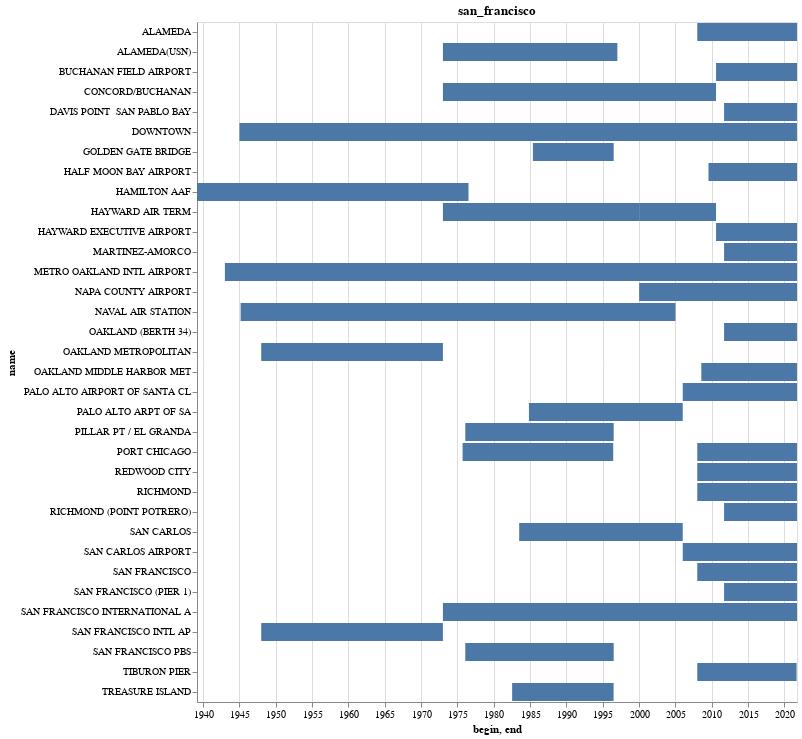

The code cell stored with this chart in its notebook:
### Code cell
name = next(city_names)
subset = gsod.loc[gsod[f'{name}_close'] & gsod['duration_years'].ge(10), raw_cols]
alt.Chart(subset).mark_bar().encode(
    alt.X('begin:T'),
    alt.X2('end:T'),
    alt.Y('name:N')
).properties(
    title=name
).configure_view(
    #continuousHeight=200,
    continuousWidth=600,
)

### Figure 1 — Vega-Lite specification as saved in the notebook (floating-point values rounded to 4 significant figures)
{"config": {"view": {"continuousWidth": 600, "continuousHeight": 300}}, "data": {"name": "data-2027c1ba7bd35130a583d769bd8b87a3"}, "mark": "bar", "encoding": {"x": {"field": "begin", "type": "temporal"}, "x2": {"field": "end"}, "y": {"field": "name", "type": "nominal"}}, "title": "san_francisco", "$schema": "https://vega.github.io/schema/vega-lite/v4.17.0.json", "datasets": {"data-2027c1ba7bd35130a583d769bd8b87a3": [{"usaf": "724935", "wban": 93228, "name": "HAYWARD AIR TERM", "country": "US", "state": "CA", "call": "KHWD", "lat": 37.65, "lon": -122.1, "elev": 14.3, "begin": "2000-01-01T00:00:00", "end": "2010-07-31T00:00:00"}, {"usaf": "724935", "wban": 99999, "name": "HAYWARD AIR TERM", "country": "US", "state": "CA", "call": null, "lat": 37.67, "lon": -122.1, "elev": 14.0, "begin": "1973-01-01T00:00:00", "end": "1999-12-31T00:00:00"}, {"usaf": "724936", "wban": 23254, "name": "CONCORD/BUCHANAN", "country": "US", "state": "CA", "call": "KCCR", "lat": 37.99, "lon": -122.1, "elev": 18.3, "begin": "1973-01-01T00:00:00", "end": "2010-07-31T00:00:00"}, {"usaf": "724947", "wban": 99999, "name": "PILLAR PT / EL GRANDA", "country": "US", "state": "CA", "call": null, "lat": 37.5, "lon": -122.5, "elev": 40.0, "begin": "1976-01-30T00:00:00", "end": "1996-07-01T00:00:00"}, {"usaf": "745039", "wban": 99999, "name": "GOLDEN GATE BRIDGE", "country": "US", "state": "CA", "call": "KGGB", "lat": 37.82, "lon": -122.5, "elev": 81.0, "begin": "1985-05-22T00:00:00", "end": "1996-07-01T00:00:00"}, {"usaf": "724956", "wban": 23211, "name": "HAMILTON AAF", "country": "US", "state": "CA", "call": "KSRF", "lat": 38.07, "lon": -122.5, "elev": 1.0, "begin": "1939-03-01T00:00:00", "end": "1976-07-09T00:00:00"}, {"usaf": "997734", "wban": 99999, "name": "TIBURON PIER", "country": "US", "state": "CA", "call": null, "lat": 37.92, "lon": -122.5, "elev": 3.0, "begin": "2008-01-01T00:00:00", "end": "2021-09-01T00:00:00"}, {"usaf": "745060", "wban": 23239, "name": "ALAMEDA(USN)                 ", "country": "US", "state": "CA", "call": "KNGZ", "lat": 37.73, "lon": -122.3, "elev": 4.0, "begin": "1973-01-01T00:00:00", "end": "1997-01-02T00:00:00"}, {"usaf": "745097", "wban": 99999, "name": "SAN FRANCISCO PBS", "country": "US", "state": "CA", "call": null, "lat": 37.75, "lon": -122.7, "elev": 5.0, "begin": "1976-01-30T00:00:00", "end": "1996-07-01T00:00:00"}, {"usaf": "724943", "wban": 99999, "name": "TREASURE ISLAND", "country": "US", "state": "CA", "call": null, "lat": 37.8, "lon": -122.4, "elev": 8.0, "begin": "1982-07-11T00:00:00", "end": "1996-06-27T00:00:00"}, {"usaf": "724950", "wban": 23250, "name": "CONCORD/BUCHANAN", "country": "US", "state": "CA", "call": "KCCR", "lat": 37.98, "lon": -122.0, "elev": 12.0, "begin": "1976-01-31T00:00:00", "end": "1996-06-30T00:00:00"}, {"usaf": "724958", "wban": 99999, "name": "PORT CHICAGO", "country": "US", "state": "CA", "call": null, "lat": 38.03, "lon": -122.0, "elev": 12.0, "begin": "1975-09-16T00:00:00", "end": "1996-06-07T00:00:00"}, {"usaf": "999999", "wban": 23230, "name": "OAKLAND METROPOLITAN", "country": "US", "state": "CA", "call": "KOAK", "lat": 37.72, "lon": -122.2, "elev": 26.8, "begin": "1948-01-01T00:00:00", "end": "1972-12-31T00:00:00"}, {"usaf": "999999", "wban": 23234, "name": "SAN FRANCISCO INTL AP", "country": "US", "state": "CA", "call": "KSFO", "lat": 37.62, "lon": -122.4, "elev": 5.5, "begin": "1948-01-01T00:00:00", "end": "1972-12-31T00:00:00"}, {"usaf": "999999", "wban": 23239, "name": "NAVAL AIR STATION", "country": "US", "state": "CA", "call": "KNGZ", "lat": 37.78, "lon": -122.3, "elev": 4.3, "begin": "1945-03-01T00:00:00", "end": "2004-12-31T00:00:00"}, {"usaf": "724937", "wban": 99999, "name": "PALO ALTO ARPT OF SA", "country": "US", "state": "CA", "call": "KPAO", "lat": 37.46, "lon": -122.1, "elev": 1.0, "begin": "1984-11-01T00:00:00", "end": "2005-12-31T00:00:00"}, {"usaf": "724938", "wban": 99999, "name": "SAN CARLOS", "country": "US", "state": "CA", "call": "KSQL", "lat": 37.51, "lon": -122.2, "elev": 2.0, "begin": "1983-07-01T00:00:00", "end": "2005-12-31T00:00:00"}, {"usaf": "994036", "wban": 99999, "name": "RICHMOND", "country": "US", "state": "CA", "call": null, "lat": 37.93, "lon": -122.4, "elev": 5.6, "begin": "2008-01-01T00:00:00", "end": "2021-09-20T00:00:00"}, {"usaf": "999999", "wban": 23272, "name": "DOWNTOWN", "country": "US", "state": "CA", "call": null, "lat": 37.77, "lon": -122.4, "elev": 45.7, "begin": "1945-01-01T00:00:00", "end": "2021-09-20T00:00:00"}, {"usaf": "994016", "wban": 99999, "name": "SAN FRANCISCO", "country": "US", "state": "CA", "call": null, "lat": 37.81, "lon": -122.5, "elev": 2.0, "begin": "2008-01-01T00:00:00", "end": "2021-09-20T00:00:00"}, {"usaf": "994033", "wban": 99999, "name": "ALAMEDA", "country": "US", "state": "CA", "call": null, "lat": 37.77, "lon": -122.3, "elev": 2.0, "begin": "2008-01-01T00:00:00", "end": "2021-09-20T00:00:00"}, {"usaf": "994034", "wban": 99999, "name": "PORT CHICAGO", "country": "US", "state": "CA", "call": null, "lat": 38.06, "lon": -122.0, "elev": 2.0, "begin": "2008-01-01T00:00:00", "end": "2021-09-20T00:00:00"}, {"usaf": "994041", "wban": 99999, "name": "REDWOOD CITY", "country": "US", "state": "CA", "call": null, "lat": 37.51, "lon": -122.2, "elev": 6.0, "begin": "2008-01-01T00:00:00", "end": "2021-09-20T00:00:00"}, {"usaf": "998197", "wban": 99999, "name": "OAKLAND MIDDLE HARBOR MET", "country": "US", "state": "CA", "call": null, "lat": 37.8, "lon": -122.3, "elev": 7.0, "begin": "2008-07-21T00:00:00", "end": "2021-09-20T00:00:00"}, {"usaf": "998474", "wban": 99999, "name": "DAVIS POINT  SAN PABLO BAY", "country": "US", "state": "CA", "call": null, "lat": 38.06, "lon": -122.3, "elev": 10.0, "begin": "2011-09-09T00:00:00", "end": "2021-09-20T00:00:00"}, {"usaf": "998475", "wban": 99999, "name": "MARTINEZ-AMORCO", "country": "US", "state": "CA", "call": null, "lat": 38.03, "lon": -122.1, "elev": 10.0, "begin": "2011-09-09T00:00:00", "end": "2021-09-20T00:00:00"}, {"usaf": "998476", "wban": 99999, "name": "OAKLAND (BERTH 34)           ", "country": "US", "state": "CA", "call": null, "lat": 37.81, "lon": -122.3, "elev": 10.0, "begin": "2011-09-09T00:00:00", "end": "2021-09-20T00:00:00"}, {"usaf": "998477", "wban": 99999, "name": "RICHMOND (POINT POTRERO)     ", "country": "US", "state": "CA", "call": null, "lat": 37.91, "lon": -122.4, "elev": 10.0, "begin": "2011-09-09T00:00:00", "end": "2021-09-20T00:00:00"}, {"usaf": "998479", "wban": 99999, "name": "SAN FRANCISCO (PIER 1)       ", "country": "US", "state": "CA", "call": null, "lat": 37.8, "lon": -122.4, "elev": 10.0, "begin": "2011-09-09T00:00:00", "end": "2021-09-20T00:00:00"}, {"usaf": "720646", "wban": 228, "name": "HALF MOON BAY AIRPORT", "country": "US", "state": "CA", "call": "KHAF", "lat": 37.51, "lon": -122.5, "elev": 20.1, "begin": "2009-07-17T00:00:00", "end": "2021-09-21T00:00:00"}, {"usaf": "724930", "wban": 23230, "name": "METRO OAKLAND INTL AIRPORT", "country": "US", "state": "CA", "call": "KOAK", "lat": 37.72, "lon": -122.2, "elev": 1.8, "begin": "1943-01-01T00:00:00", "end": "2021-09-21T00:00:00"}, {"usaf": "724937", "wban": 23289, "name": "PALO ALTO AIRPORT OF SANTA CL", "country": "US", "state": "CA", "call": "KPAO", "lat": 37.47, "lon": -122.1, "elev": 2.1, "begin": "2006-01-01T00:00:00", "end": "2021-09-21T00:00:00"}, {"usaf": "724938", "wban": 93231, "name": "SAN CARLOS AIRPORT", "country": "US", "state": "CA", "call": "KSQL", "lat": 37.52, "lon": -122.2, "elev": 1.5, "begin": "2006-01-01T00:00:00", "end": "2021-09-21T00:00:00"}, {"usaf": "724940", "wban": 23234, "name": "SAN FRANCISCO INTERNATIONAL A", "country": "US", "state": "CA", "call": "KSFO", "lat": 37.62, "lon": -122.4, "elev": 2.4, "begin": "1973-01-01T00:00:00", "end": "2021-09-21T00:00:00"}, {"usaf": "724950", "wban": 23254, "name": "BUCHANAN FIELD AIRPORT", "country": "US", "state": "CA", "call": "KCCR", "lat": 37.99, "lon": -122.1, "elev": 5.5, "begin": "2010-08-01T00:00:00", "end": "2021-09-21T00:00:00"}, {"usaf": "724955", "wban": 93227, "name": "NAPA COUNTY AIRPORT", "country": "US", "state": "CA", "call": "KAPC", "lat": 38.21, "lon": -122.3, "elev": 4.3, "begin": "2000-01-01T00:00:00", "end": "2021-09-21T00:00:00"}, {"usaf": "725850", "wban": 93228, "name": "HAYWARD EXECUTIVE AIRPORT", "country": "US", "state": "CA", "call": "KHWD", "lat": 37.65, "lon": -122.1, "elev": 13.1, "begin": "2010-08-01T00:00:00", "end": "2021-09-21T00:00:00"}]}}
